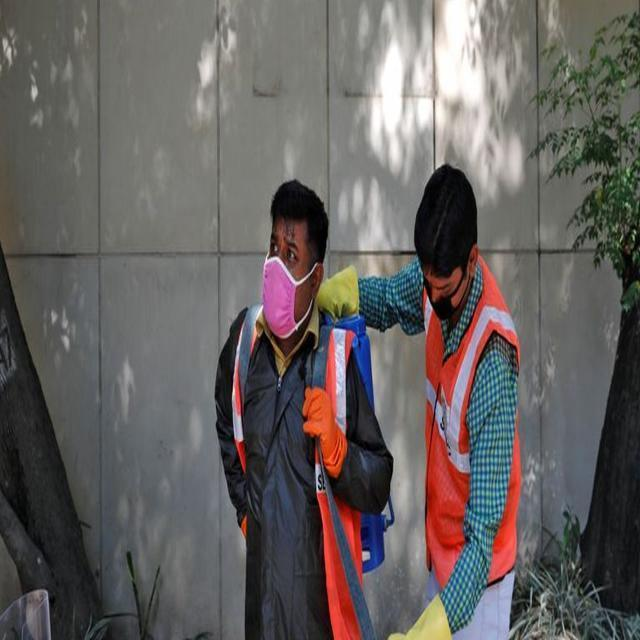
#> input picture datasets/epi-v1/test/images/81_jpg.rf.5f41d6990fbe39ae8e7a586aade558f8.jpg, 640 x 640 px
$ python -i run_aula5_experiments.py   (imports and definitions only)
#> lines starting #> are read from the running program, lines starting #| are printed output that depends on the picture
#> further down, picture is the input picture: shape (640, 640, 3); mean B, G, R 95.1, 96.3, 100.9
"""Executa E1-A até E4-C usando validação local e inferência Roboflow."""

from __future__ import annotations

import argparse
import json
import sys
from dataclasses import replace
from pathlib import Path

import cv2
import numpy as np
import yaml

PROJECT_ROOT = Path(__file__).resolve().parents[2]
if str(PROJECT_ROOT) not in sys.path:
    sys.path.insert(0, str(PROJECT_ROOT))

from preprocessing.utils.letterbox import letterbox
from preprocessing.utils.roboflow_evaluate import Detection, infer, map50, read_yolo_boxes

DEFAULT_ENDPOINT = "https://serverless.roboflow.com/epi-detection-rpi5-6q1f3-gk9hv/1"


# [6 lines left out: function parse_args, not called in this run]


def global_equalization(frame: np.ndarray) -> np.ndarray:
    gray = cv2.cvtColor(frame, cv2.COLOR_BGR2GRAY)
    return cv2.cvtColor(cv2.equalizeHist(gray), cv2.COLOR_GRAY2BGR)


def clahe(frame: np.ndarray) -> np.ndarray:
    lab = cv2.cvtColor(frame, cv2.COLOR_BGR2LAB)
#> lab: shape (640, 640, 3); mean of channels 0, 1, 2 104.5, 130, 129.9
    lightness, a_channel, b_channel = cv2.split(lab)
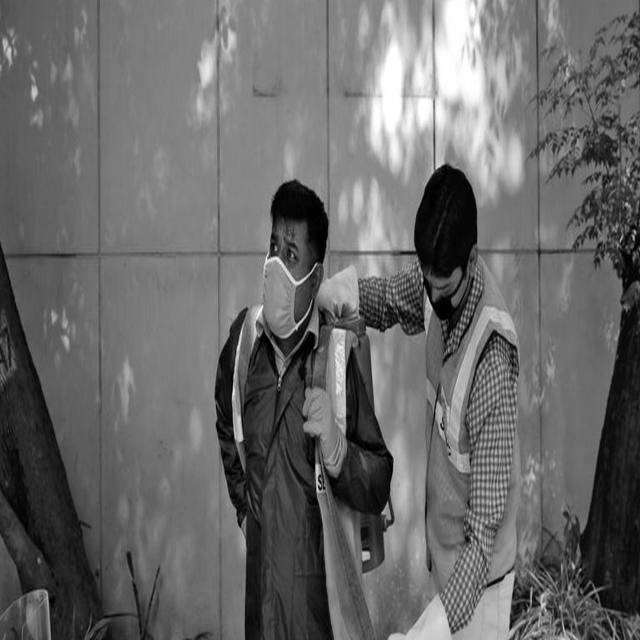
#> lightness: shape (640, 640); min 0, max 255, mean 104.5
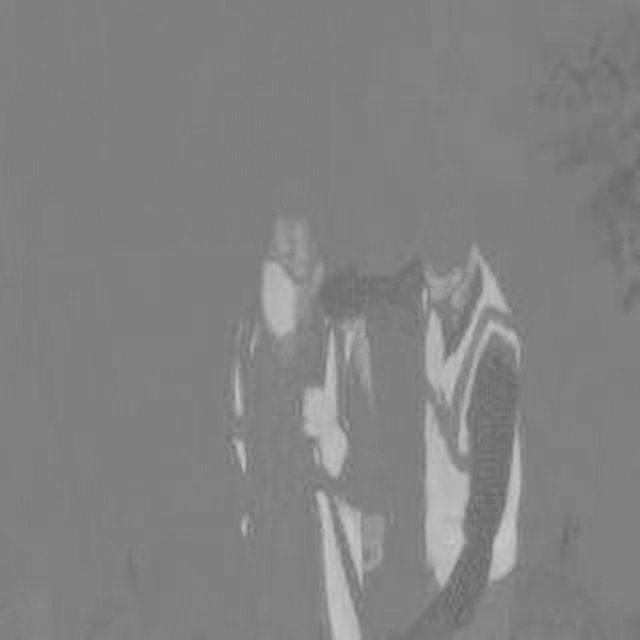
#> a_channel: shape (640, 640); min 101, max 198, mean 130
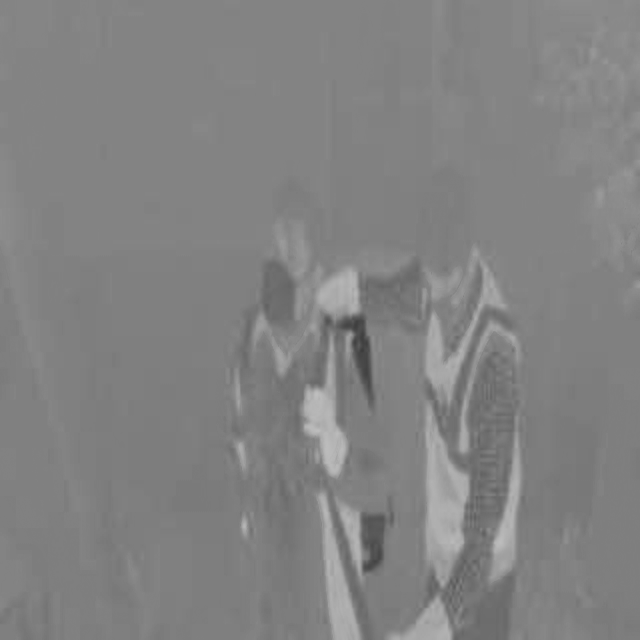
#> b_channel: shape (640, 640); min 60, max 190, mean 129.9
    equalized = cv2.createCLAHE(clipLimit=2.0, tileGridSize=(8, 8)).apply(lightness)
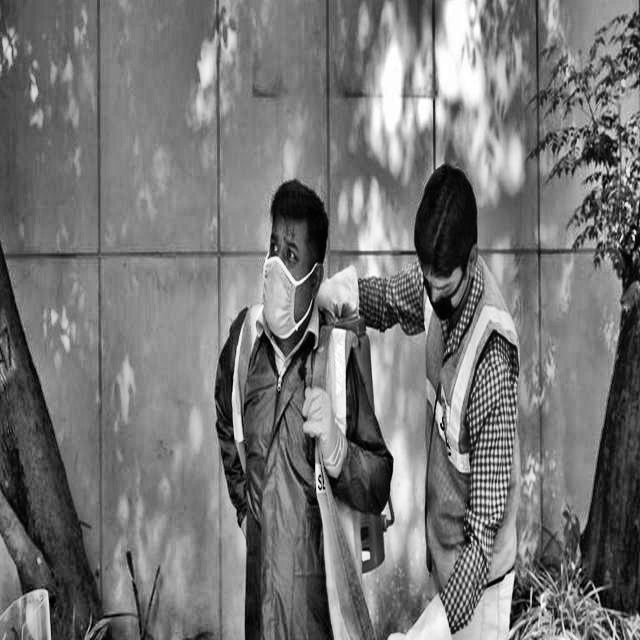
#> equalized: shape (640, 640); min 0, max 255, mean 118
    return cv2.cvtColor(cv2.merge([equalized, a_channel, b_channel]), cv2.COLOR_LAB2BGR)
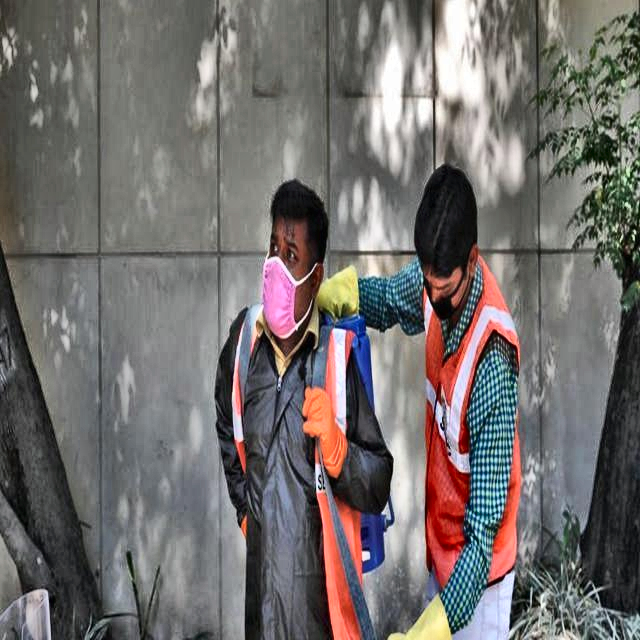
#> returned value: shape (640, 640, 3); mean B, G, R 108.3, 109.7, 113.9


# [109 lines left out: functions transform_boxes, variants, process_variant, main, not called in this run]


# [2 lines not run here, left out]

>>> import cv2
>>> picture = cv2.imread('../../datasets/epi-v1/test/images/81_jpg.rf.5f41d6990fbe39ae8e7a586aade558f8.jpg')
>>> result = clahe(picture)

$ run again, on datasets/epi-v1/train/images/102_jpg.rf.c714d2b704f7a9d659f6de5edb52a768.jpg
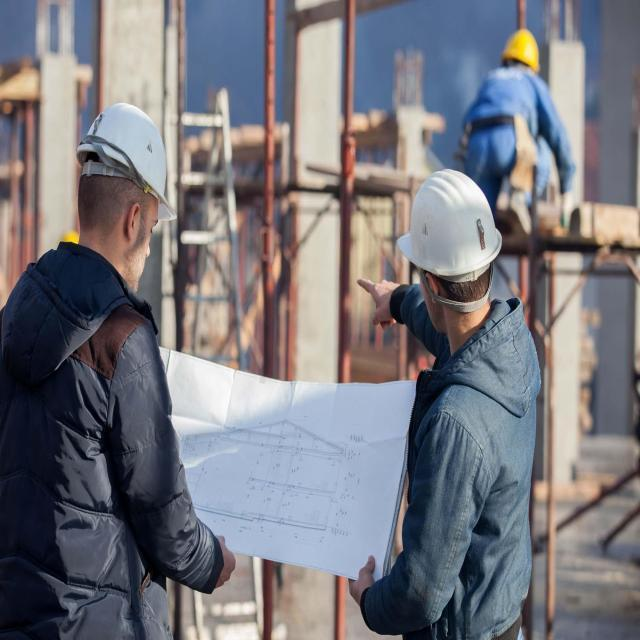
#> input picture datasets/epi-v1/train/images/102_jpg.rf.c714d2b704f7a9d659f6de5edb52a768.jpg, 640 x 640 px
#> picture is the input picture: shape (640, 640, 3); mean B, G, R 126.1, 119.3, 119.9
#> lab: shape (640, 640, 3); mean of channels 0, 1, 2 126.2, 130.6, 124.3
#> in clahe, `lightness, a_channel, b_channel = cv2.split(lab)`:
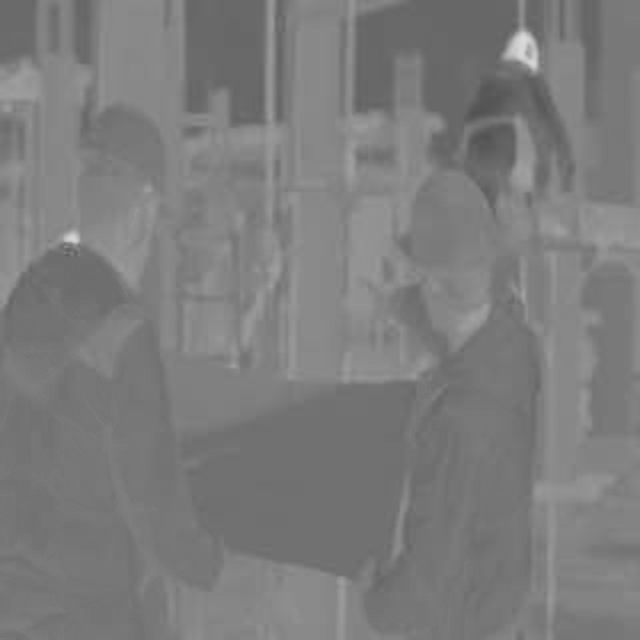
#> b_channel: shape (640, 640); min 82, max 219, mean 124.3
#> in clahe, `return cv2.cvtColor(cv2.merge([equalized, a_channel, b_channel]), cv2...`:
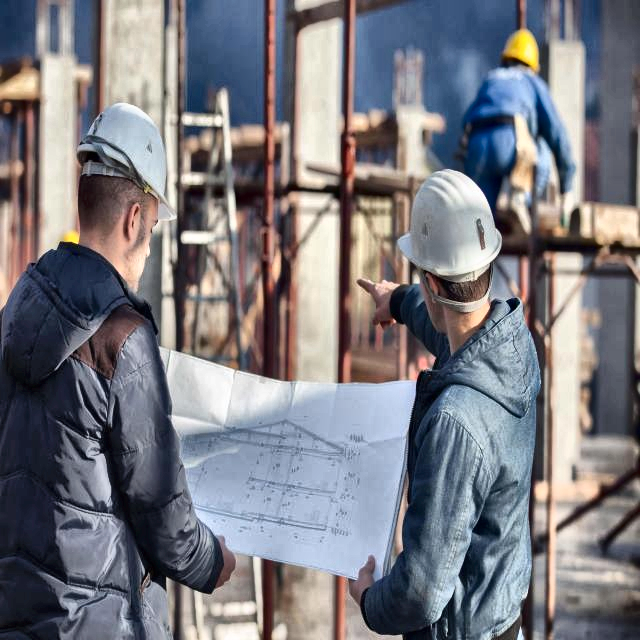
#> returned value: shape (640, 640, 3); mean B, G, R 128.7, 122.1, 122.5

$ run again, on datasets/epi-v1/train/images/103_jpg.rf.0402ba8c6369ebbbafaa45cd18ac7fe8.jpg
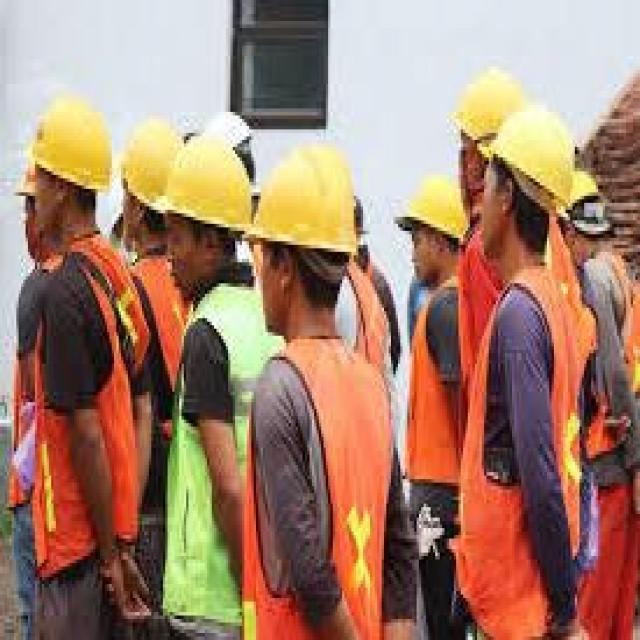
#> input picture datasets/epi-v1/train/images/103_jpg.rf.0402ba8c6369ebbbafaa45cd18ac7fe8.jpg, 640 x 640 px
#> picture is the input picture: shape (640, 640, 3); mean B, G, R 108, 127.8, 164.5
#> lab: shape (640, 640, 3); mean of channels 0, 1, 2 143.5, 140.9, 145.4
#> in clahe, `equalized = cv2.createCLAHE(clipLimit=2.0, tileGridSize=(8, 8)).apply(..`:
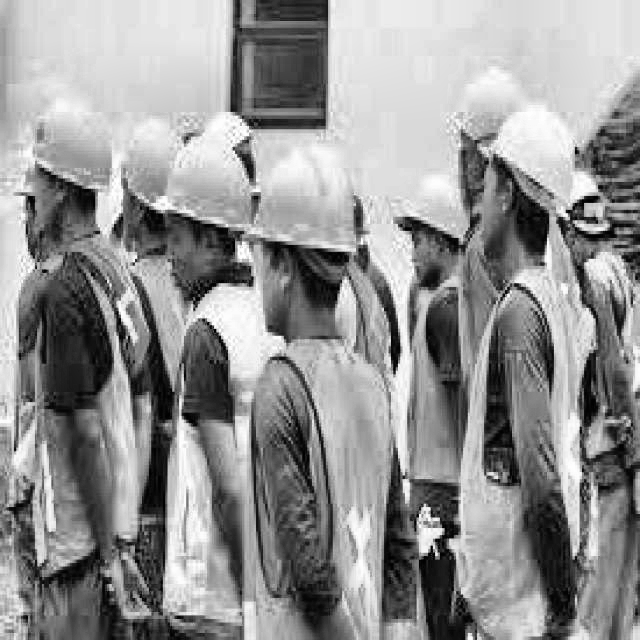
#> equalized: shape (640, 640); min 0, max 255, mean 146.9
#> in clahe, `return cv2.cvtColor(cv2.merge([equalized, a_channel, b_channel]), cv2...`:
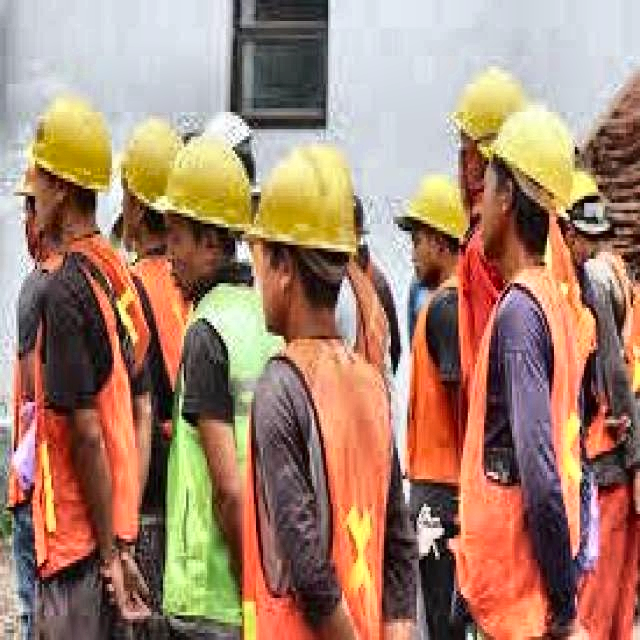
#> returned value: shape (640, 640, 3); mean B, G, R 110.9, 131.3, 165.9

$ run again, on datasets/epi-v1/valid/images/63_jpg.rf.1d93ae5a1a7cc4a704937fde6f84e7ac.jpg
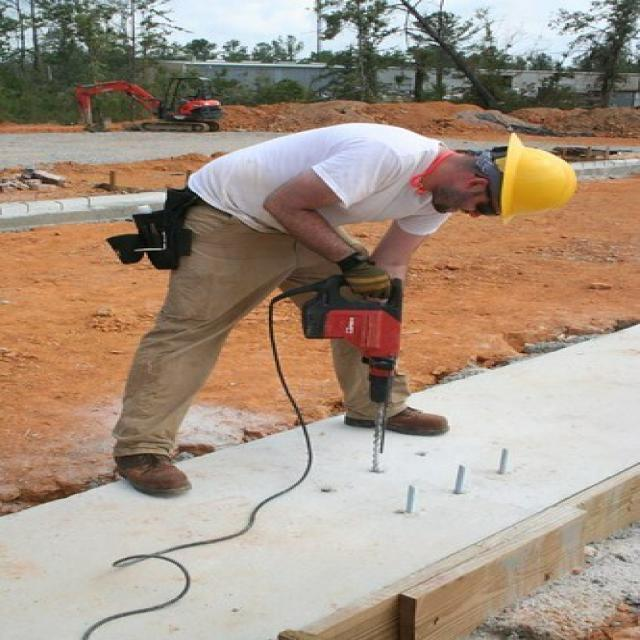
#> input picture datasets/epi-v1/valid/images/63_jpg.rf.1d93ae5a1a7cc4a704937fde6f84e7ac.jpg, 640 x 640 px
#> picture is the input picture: shape (640, 640, 3); mean B, G, R 131.2, 147.6, 165.7
#> lab: shape (640, 640, 3); mean of channels 0, 1, 2 157.8, 133, 139.9
#> in clahe, `lightness, a_channel, b_channel = cv2.split(lab)`:
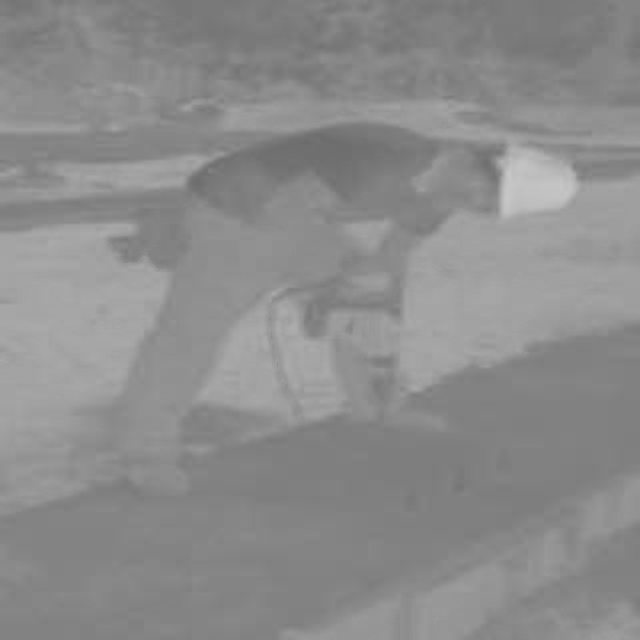
#> b_channel: shape (640, 640); min 106, max 199, mean 139.9
#> in clahe, `return cv2.cvtColor(cv2.merge([equalized, a_channel, b_channel]), cv2...`:
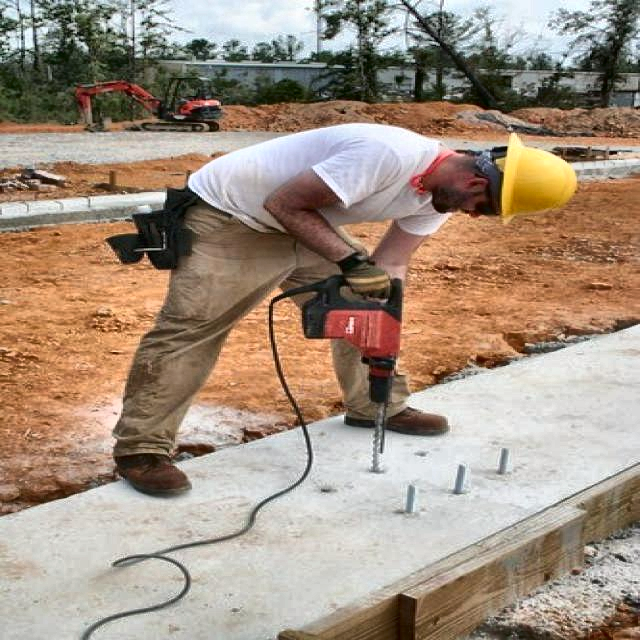
#> returned value: shape (640, 640, 3); mean B, G, R 128.3, 144.8, 162.6
